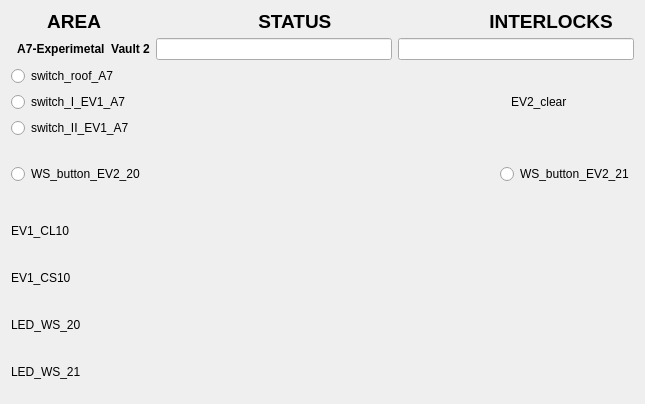
<?xml version="1.0" encoding="UTF-8"?>
<ui version="4.0">
 <class>Form</class>
 <widget class="QWidget" name="Form">
  <property name="geometry">
   <rect>
    <x>0</x>
    <y>0</y>
    <width>645</width>
    <height>404</height>
   </rect>
  </property>
  <property name="windowTitle">
   <string>Form</string>
  </property>
  <layout class="QVBoxLayout" name="verticalLayout_3">
   <item>
    <layout class="QVBoxLayout" name="verticalLayout">
     <item>
      <widget class="QLabel" name="label_4">
       <property name="maximumSize">
        <size>
         <width>16777215</width>
         <height>21</height>
        </size>
       </property>
       <property name="font">
        <font>
         <pointsize>14</pointsize>
         <weight>75</weight>
         <bold>true</bold>
        </font>
       </property>
       <property name="text">
        <string>       AREA                              STATUS                              INTERLOCKS </string>
       </property>
      </widget>
     </item>
     <item>
      <layout class="QFormLayout" name="formLayout_2">
       <property name="fieldGrowthPolicy">
        <enum>QFormLayout::AllNonFixedFieldsGrow</enum>
       </property>
       <item row="0" column="0">
        <widget class="QLabel" name="label">
         <property name="font">
          <font>
           <weight>75</weight>
           <bold>true</bold>
          </font>
         </property>
         <property name="text">
          <string>  A7-Experimetal  Vault 2</string>
         </property>
        </widget>
       </item>
       <item row="0" column="1">
        <layout class="QHBoxLayout" name="horizontalLayout_3">
         <item>
          <widget class="QELineEdit" name="qelineedit_6">
           <property name="alignment">
            <set>Qt::AlignCenter</set>
           </property>
           <property name="variable" stdset="0">
            <string>VCS:EV2-CLR-STATS</string>
           </property>
          </widget>
         </item>
         <item>
          <widget class="QELineEdit" name="qelineedit_7">
           <property name="alignment">
            <set>Qt::AlignCenter</set>
           </property>
           <property name="variable" stdset="0">
            <string>VCS:EV2-INTLCK-STATS</string>
           </property>
          </widget>
         </item>
        </layout>
       </item>
      </layout>
     </item>
    </layout>
   </item>
   <item>
    <layout class="QHBoxLayout" name="horizontalLayout_9">
     <item>
      <layout class="QVBoxLayout" name="verticalLayout_2">
       <item>
        <widget class="QERadioButton" name="qeradiobutton">
         <property name="text">
          <string>switch_roof_A7</string>
         </property>
         <property name="autoExclusive">
          <bool>false</bool>
         </property>
         <property name="variable" stdset="0">
          <string>VCS:SW-RF-A7</string>
         </property>
         <property name="format" stdset="0">
          <enum>QERadioButton::LocalEnumeration</enum>
         </property>
         <property name="pressText">
          <string>0</string>
         </property>
         <property name="releaseText">
          <string>1</string>
         </property>
        </widget>
       </item>
       <item>
        <widget class="QERadioButton" name="qeradiobutton_4">
         <property name="text">
          <string>switch_I_EV1_A7</string>
         </property>
         <property name="autoExclusive">
          <bool>false</bool>
         </property>
         <property name="variable" stdset="0">
          <string>VCS:SW-I-EV2-A7</string>
         </property>
         <property name="format" stdset="0">
          <enum>QERadioButton::Integer</enum>
         </property>
        </widget>
       </item>
       <item>
        <widget class="QERadioButton" name="qeradiobutton_2">
         <property name="text">
          <string>switch_II_EV1_A7</string>
         </property>
         <property name="autoExclusive">
          <bool>false</bool>
         </property>
         <property name="variable" stdset="0">
          <string>VCS:SW-II-EV2-A7</string>
         </property>
         <property name="format" stdset="0">
          <enum>QERadioButton::Integer</enum>
         </property>
        </widget>
       </item>
      </layout>
     </item>
     <item>
      <spacer name="horizontalSpacer">
       <property name="orientation">
        <enum>Qt::Horizontal</enum>
       </property>
       <property name="sizeHint" stdset="0">
        <size>
         <width>40</width>
         <height>20</height>
        </size>
       </property>
      </spacer>
     </item>
     <item>
      <layout class="QHBoxLayout" name="horizontalLayout_8">
       <item>
        <widget class="QLabel" name="label_9">
         <property name="maximumSize">
          <size>
           <width>16777215</width>
           <height>20</height>
          </size>
         </property>
         <property name="text">
          <string>EV2_clear</string>
         </property>
        </widget>
       </item>
       <item>
        <widget class="QEBitStatus" name="qebitstatus_3">
         <property name="minimumSize">
          <size>
           <width>61</width>
           <height>41</height>
          </size>
         </property>
         <property name="maximumSize">
          <size>
           <width>61</width>
           <height>41</height>
          </size>
         </property>
         <property name="numberOfBits">
          <number>1</number>
         </property>
         <property name="shape">
          <enum>QBitStatus::Circle</enum>
         </property>
         <property name="offColour">
          <color>
           <red>0</red>
           <green>77</green>
           <blue>0</blue>
          </color>
         </property>
         <property name="variable" stdset="0">
          <string>VCS:EV2-CLR</string>
         </property>
        </widget>
       </item>
      </layout>
     </item>
    </layout>
   </item>
   <item>
    <spacer name="verticalSpacer_2">
     <property name="orientation">
      <enum>Qt::Vertical</enum>
     </property>
     <property name="sizeHint" stdset="0">
      <size>
       <width>20</width>
       <height>40</height>
      </size>
     </property>
    </spacer>
   </item>
   <item>
    <layout class="QHBoxLayout" name="horizontalLayout_10">
     <item>
      <widget class="QERadioButton" name="qeradiobutton_6">
       <property name="text">
        <string>WS_button_EV2_20</string>
       </property>
       <property name="variable" stdset="0">
        <string>VCS:WS-BUT-EV2-20</string>
       </property>
       <property name="format" stdset="0">
        <enum>QERadioButton::LocalEnumeration</enum>
       </property>
      </widget>
     </item>
     <item>
      <spacer name="horizontalSpacer_2">
       <property name="orientation">
        <enum>Qt::Horizontal</enum>
       </property>
       <property name="sizeHint" stdset="0">
        <size>
         <width>40</width>
         <height>20</height>
        </size>
       </property>
      </spacer>
     </item>
     <item>
      <widget class="QERadioButton" name="qeradiobutton_3">
       <property name="text">
        <string>WS_button_EV2_21</string>
       </property>
       <property name="autoExclusive">
        <bool>false</bool>
       </property>
       <property name="variable" stdset="0">
        <string>VCS:WS-BUT-EV2-21</string>
       </property>
       <property name="format" stdset="0">
        <enum>QERadioButton::LocalEnumeration</enum>
       </property>
       <property name="pressText">
        <string>0</string>
       </property>
       <property name="releaseText">
        <string>1</string>
       </property>
      </widget>
     </item>
    </layout>
   </item>
   <item>
    <spacer name="verticalSpacer">
     <property name="orientation">
      <enum>Qt::Vertical</enum>
     </property>
     <property name="sizeHint" stdset="0">
      <size>
       <width>20</width>
       <height>40</height>
      </size>
     </property>
    </spacer>
   </item>
   <item>
    <layout class="QHBoxLayout" name="horizontalLayout_11">
     <item>
      <widget class="QLabel" name="label_5">
       <property name="maximumSize">
        <size>
         <width>16777215</width>
         <height>20</height>
        </size>
       </property>
       <property name="text">
        <string>EV1_CL10</string>
       </property>
      </widget>
     </item>
     <item>
      <widget class="QEBitStatus" name="qebitstatus">
       <property name="minimumSize">
        <size>
         <width>61</width>
         <height>41</height>
        </size>
       </property>
       <property name="maximumSize">
        <size>
         <width>61</width>
         <height>41</height>
        </size>
       </property>
       <property name="numberOfBits">
        <number>1</number>
       </property>
       <property name="shape">
        <enum>QBitStatus::Circle</enum>
       </property>
       <property name="offColour">
        <color>
         <red>0</red>
         <green>66</green>
         <blue>0</blue>
        </color>
       </property>
       <property name="variable" stdset="0">
        <string>VCS:CL10-EV2</string>
       </property>
       <property name="displayAlarmStateOption" stdset="0">
        <enum>QEBitStatus::Never</enum>
       </property>
      </widget>
     </item>
    </layout>
   </item>
   <item>
    <layout class="QHBoxLayout" name="horizontalLayout_5">
     <item>
      <widget class="QLabel" name="label_6">
       <property name="maximumSize">
        <size>
         <width>16777215</width>
         <height>20</height>
        </size>
       </property>
       <property name="text">
        <string>EV1_CS10</string>
       </property>
      </widget>
     </item>
     <item>
      <widget class="QEBitStatus" name="qebitstatus_2">
       <property name="minimumSize">
        <size>
         <width>61</width>
         <height>41</height>
        </size>
       </property>
       <property name="maximumSize">
        <size>
         <width>61</width>
         <height>41</height>
        </size>
       </property>
       <property name="numberOfBits">
        <number>1</number>
       </property>
       <property name="shape">
        <enum>QBitStatus::Circle</enum>
       </property>
       <property name="offColour">
        <color>
         <red>0</red>
         <green>71</green>
         <blue>0</blue>
        </color>
       </property>
       <property name="variable" stdset="0">
        <string>VCS:CS10-EV2</string>
       </property>
      </widget>
     </item>
    </layout>
   </item>
   <item>
    <layout class="QHBoxLayout" name="horizontalLayout_6">
     <item>
      <widget class="QLabel" name="label_7">
       <property name="maximumSize">
        <size>
         <width>16777215</width>
         <height>20</height>
        </size>
       </property>
       <property name="text">
        <string>LED_WS_20</string>
       </property>
      </widget>
     </item>
     <item>
      <widget class="QEBitStatus" name="qebitstatus_4">
       <property name="minimumSize">
        <size>
         <width>61</width>
         <height>41</height>
        </size>
       </property>
       <property name="maximumSize">
        <size>
         <width>61</width>
         <height>41</height>
        </size>
       </property>
       <property name="numberOfBits">
        <number>1</number>
       </property>
       <property name="shape">
        <enum>QBitStatus::Circle</enum>
       </property>
       <property name="offColour">
        <color>
         <red>0</red>
         <green>70</green>
         <blue>0</blue>
        </color>
       </property>
       <property name="variable" stdset="0">
        <string>VCS:LED-WS-EV2-20</string>
       </property>
       <property name="variableSubstitutions" stdset="0">
        <string/>
       </property>
      </widget>
     </item>
    </layout>
   </item>
   <item>
    <layout class="QHBoxLayout" name="horizontalLayout_7">
     <item>
      <widget class="QLabel" name="label_8">
       <property name="maximumSize">
        <size>
         <width>16777215</width>
         <height>20</height>
        </size>
       </property>
       <property name="text">
        <string>LED_WS_21</string>
       </property>
      </widget>
     </item>
     <item>
      <widget class="QEBitStatus" name="qebitstatus_5">
       <property name="minimumSize">
        <size>
         <width>61</width>
         <height>41</height>
        </size>
       </property>
       <property name="maximumSize">
        <size>
         <width>61</width>
         <height>41</height>
        </size>
       </property>
       <property name="numberOfBits">
        <number>1</number>
       </property>
       <property name="shape">
        <enum>QBitStatus::Circle</enum>
       </property>
       <property name="offColour">
        <color>
         <red>0</red>
         <green>76</green>
         <blue>0</blue>
        </color>
       </property>
       <property name="variable" stdset="0">
        <string>VCS:LED-WS-EV2-21</string>
       </property>
      </widget>
     </item>
    </layout>
   </item>
  </layout>
 </widget>
 <customwidgets>
  <customwidget>
   <class>QEBitStatus</class>
   <extends>QBitStatus</extends>
   <header>QEBitStatus.h</header>
  </customwidget>
  <customwidget>
   <class>QELineEdit</class>
   <extends>QLineEdit</extends>
   <header>QELineEdit.h</header>
  </customwidget>
  <customwidget>
   <class>QERadioButton</class>
   <extends>QRadioButton</extends>
   <header>QERadioButton.h</header>
  </customwidget>
  <customwidget>
   <class>QBitStatus</class>
   <extends>QWidget</extends>
   <header>QBitStatus.h</header>
  </customwidget>
 </customwidgets>
 <resources/>
 <connections/>
</ui>
